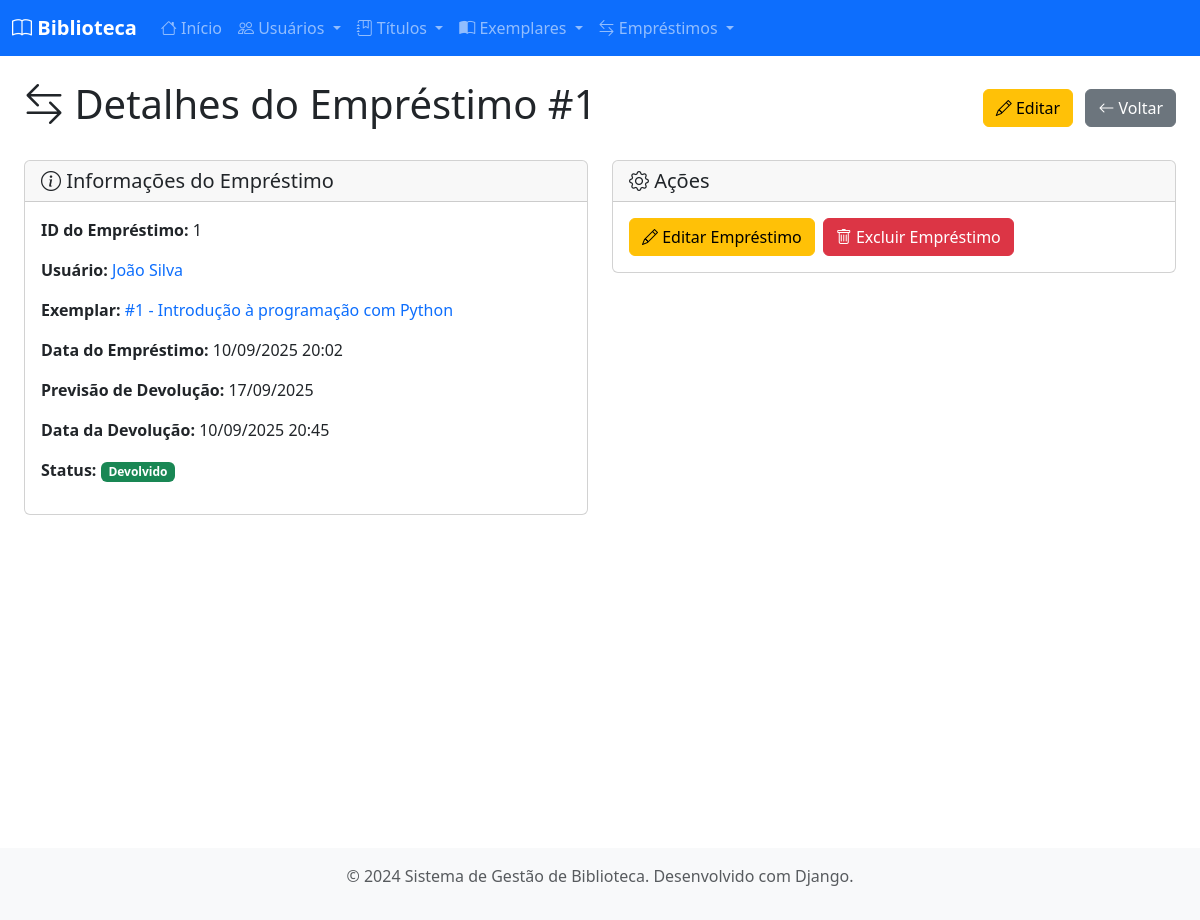
Page /emprestimos/1/ on the committed database.
### biblioteca/models.py (models this page shows, shortened)
class Emprestimo(models.Model):
    id_emprestimo = models.AutoField(primary_key=True)
    id_usuario = models.ForeignKey(Usuario, on_delete=models.CASCADE, related_name='emprestimos')
    id_exemplar = models.ForeignKey(Exemplar, on_delete=models.CASCADE, related_name='emprestimos')
    data_emprestimo = models.DateTimeField(default=timezone.now)
    previsao_devolucao = models.DateField()
    data_devolucao = models.DateTimeField(blank=True, null=True)
    class Meta:
        verbose_name = "Empréstimo"
        verbose_name_plural = "Empréstimos"

class Usuario(models.Model):
    id_usuario = models.AutoField(primary_key=True)
    nome = models.CharField(max_length=200)
    telefone = models.CharField(max_length=20)
    email = models.EmailField(unique=True)
    senha = models.CharField(max_length=128)
    class Meta:
        verbose_name = "Usuário"
        verbose_name_plural = "Usuários"

class Exemplar(models.Model):
    id_exemplar = models.AutoField(primary_key=True)
    id_titulo = models.ForeignKey(Titulo, on_delete=models.CASCADE, related_name='exemplares')
    data_aquisicao = models.DateField()
    qrcode_data = models.TextField(blank=True)
    disponivel = models.BooleanField(default=True)
    class Meta:
        verbose_name = "Exemplar"
        verbose_name_plural = "Exemplares"

class Titulo(models.Model):
    id_titulo = models.AutoField(primary_key=True)
    nome = models.CharField(max_length=300)
    autor = models.CharField(max_length=200)
    co_autor = models.CharField(max_length=200, blank=True, null=True)
    data_cadastro = models.DateTimeField(default=timezone.now)
    class Meta:
        verbose_name = "Título"
        verbose_name_plural = "Títulos"

### biblioteca/views.py (the view)
# urls.py: path('emprestimos/<int:pk>/', views.emprestimo_detail, name='emprestimo_detail'),
def emprestimo_detail(request, pk):
    emprestimo = get_object_or_404(Emprestimo, pk=pk)
    return render(request, 'biblioteca/emprestimo_detail.html', {
        'emprestimo': emprestimo
    })

### biblioteca/templates/biblioteca/emprestimo_detail.html (shortened to what this page needs)
{% extends 'biblioteca/base.html' %}
{% block content %}
<div class="container-fluid">
    <div class="row">
        <div class="col-12">
            <div class="d-flex justify-content-between align-items-center mb-4">
                <h1>
                    <i class="bi bi-arrow-left-right"></i> Detalhes do Empréstimo #{{ emprestimo.id_emprestimo }}
                </h1>
                <div>
                    <a href="{% url 'emprestimo_edit' emprestimo.id_emprestimo %}" class="btn btn-warning me-2">
                        <i class="bi bi-pencil"></i> Editar
                    </a>
                    <a href="{% url 'emprestimo_list' %}" class="btn btn-secondary">
                        <i class="bi bi-arrow-left"></i> Voltar
                    </a>
                </div>
            </div>
        </div>
    </div>
    <div class="row">
        <div class="col-md-6 mb-4">
            <div class="card">
                <div class="card-header">
                    <h5 class="card-title mb-0">
                        <i class="bi bi-info-circle"></i> Informações do Empréstimo
                    </h5>
                </div>
                <div class="card-body">
                    <div class="mb-3">
                        <strong>ID do Empréstimo:</strong> {{ emprestimo.id_emprestimo }}
                    </div>
                    <div class="mb-3">
                        <strong>Usuário:</strong>
                        <a href="{% url 'usuario_detail' emprestimo.id_usuario.id_usuario %}" class="text-decoration-none">
                            {{ emprestimo.id_usuario.nome }}
                        </a>
                    </div>
                    <div class="mb-3">
                        <strong>Exemplar:</strong>
                        <a href="{% url 'exemplar_detail' emprestimo.id_exemplar.id_exemplar %}" class="text-decoration-none">
                            #{{ emprestimo.id_exemplar.id_exemplar }} - {{ emprestimo.id_exemplar.id_titulo.nome }}
                        </a>
                    </div>
                    <div class="mb-3">
                        <strong>Data do Empréstimo:</strong> {{ emprestimo.data_emprestimo|date:"d/m/Y H:i" }}
                    </div>
                    <div class="mb-3">
                        <strong>Previsão de Devolução:</strong> {{ emprestimo.previsao_devolucao|date:"d/m/Y" }}
                    </div>
                    <div class="mb-3">
                        <strong>Data da Devolução:</strong>
                        {% if emprestimo.data_devolucao %}
                            {{ emprestimo.data_devolucao|date:"d/m/Y H:i" }}
                        {% else %}
                            <span class="text-muted">Ainda não devolvido</span>
                        {% endif %}
                    </div>
                    <div class="mb-3">
                        <strong>Status:</strong>
                        {% if emprestimo.data_devolucao %}
                            <span class="badge bg-success">Devolvido</span>
                        {% elif emprestimo.em_atraso %}
                            <span class="badge bg-danger">Em Atraso</span>
                        {% else %}
                            <span class="badge bg-warning">Em Empréstimo</span>
                        {% endif %}
                    </div>
                </div>
            </div>
        </div>
        <div class="col-md-6 mb-4">
            <div class="card">
                <div class="card-header">
                    <h5 class="card-title mb-0">
                        <i class="bi bi-gear"></i> Ações
                    </h5>
                </div>
                <div class="card-body">
                    <div class="d-flex gap-2 flex-wrap">
                        <a href="{% url 'emprestimo_edit' emprestimo.id_emprestimo %}" class="btn btn-warning">
                            <i class="bi bi-pencil"></i> Editar Empréstimo
                        </a>
                        <a href="{% url 'emprestimo_delete' emprestimo.id_emprestimo %}" class="btn btn-danger">
                            <i class="bi bi-trash"></i> Excluir Empréstimo
                        </a>
                    </div>
                </div>
            </div>
        </div>
    </div>
</div>
{% endblock %}

### rows in the picture
Emprestimo: id_emprestimo "1", id_usuario.nome "João Silva", id_exemplar.id_exemplar "1", id_exemplar.id_titulo.nome "Introdução à programação com Python", data_emprestimo "10/09/2025 20:02", previsao_devolucao "17/09/2025", data_devolucao "10/09/2025 20:45"
